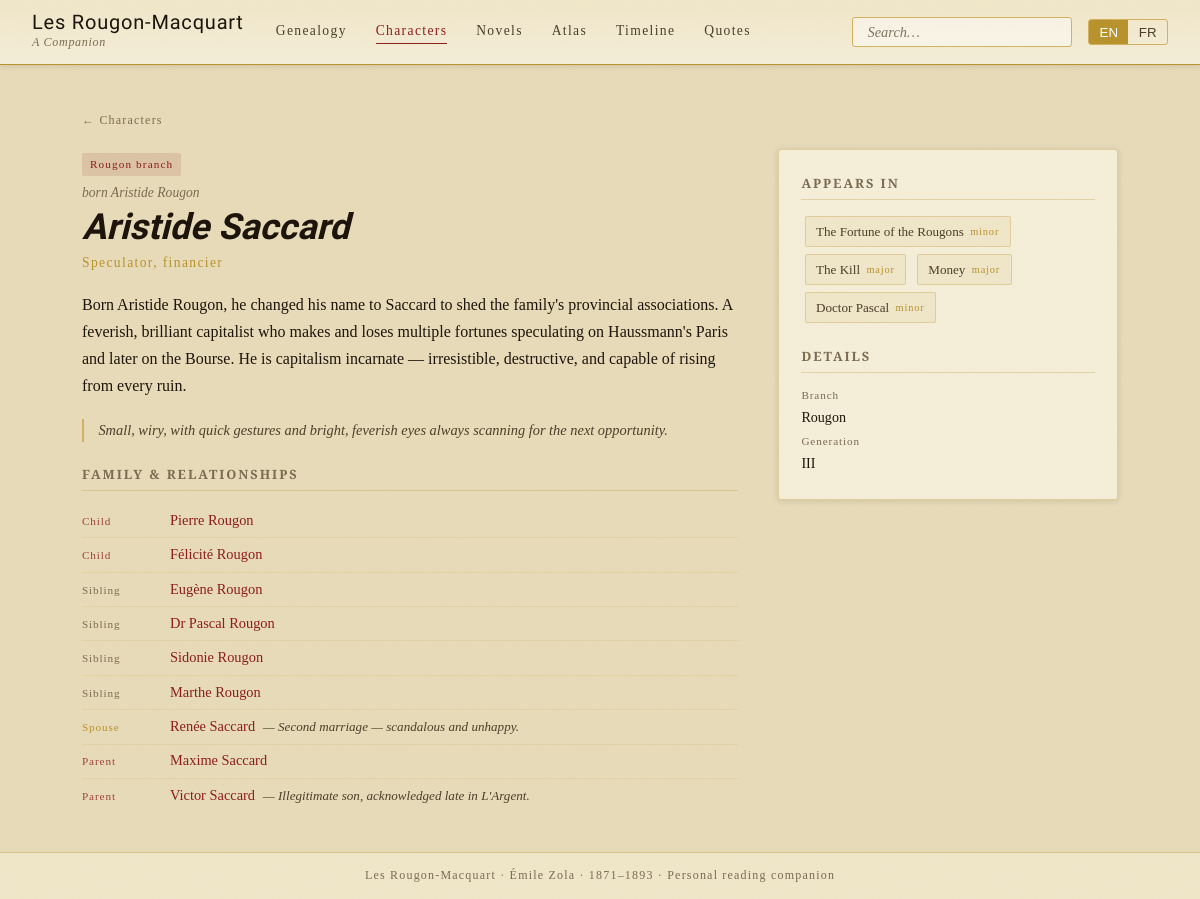
Page /characters/aristide-saccard on the earlier database version.
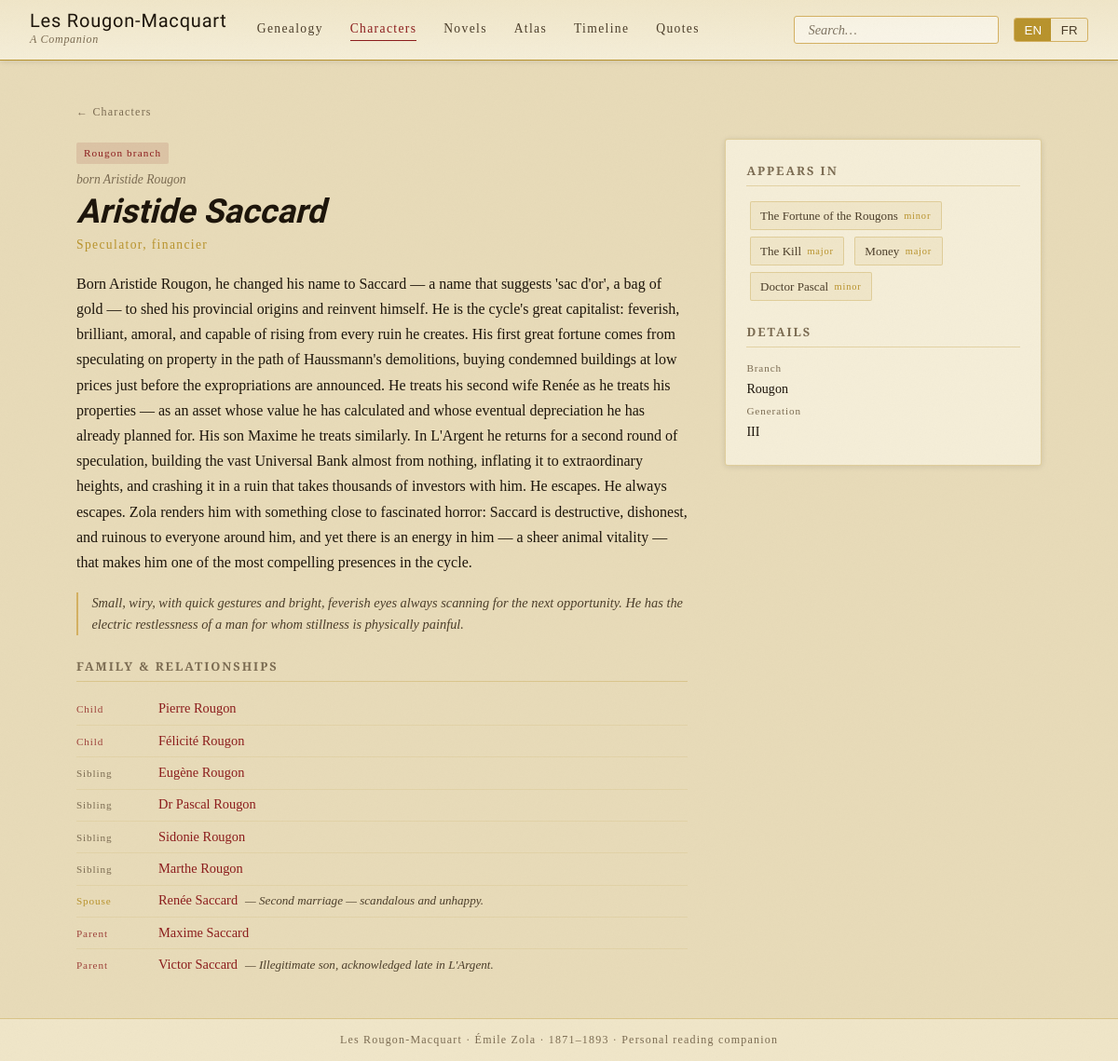
Same page on the later database version.
### app/models.py (models this page shows, shortened)
class Character(Base):
    __tablename__ = "characters"
    id                  = Column(Integer, primary_key=True)
    slug                = Column(String(80), unique=True, nullable=False)
    name                = Column(String(120), nullable=False)
    birth_name          = Column(String(120))               # if different
    occupation          = Column(String(120))
    branch              = Column(String(20))                # rougon | macquart | mouret | other
    generation          = Column(Integer)                   # 0=founders, 1,2,3...
    description_en      = Column(Text)
    description_fr      = Column(Text)
    physical_en         = Column(Text)
    physical_fr         = Column(Text)
    image_url           = Column(String(255))               # Wikimedia or local
    image_credit        = Column(String(255))
    tree_x              = Column(Float)
    tree_y              = Column(Float)
    featured_on_landing = Column(Boolean, default=False)    # shown on landing page tree
    appearances  = relationship("CharacterAppearance", backref="character", cascade="all, delete-orphan")
    quotes       = relationship("Quote", backref="character")
    events       = relationship("EventCharacter", backref="character")
    relations_as_a = relationship("CharacterRelation",
                                  foreign_keys="CharacterRelation.character_a_id",
                                  backref="character_a", cascade="all, delete-orphan")

class CharacterRelation(Base):
    __tablename__ = "character_relations"
    id             = Column(Integer, primary_key=True)
    character_a_id = Column(Integer, ForeignKey("characters.id"), nullable=False)
    character_b_id = Column(Integer, ForeignKey("characters.id"), nullable=False)
    relation_type  = Column(String(40), nullable=False)
    description    = Column(Text)
    __table_args__ = (UniqueConstraint("character_a_id", "character_b_id", "relation_type"),)

class CharacterAppearance(Base):
    __tablename__ = "character_appearances"
    id             = Column(Integer, primary_key=True)
    character_id   = Column(Integer, ForeignKey("characters.id"), nullable=False)
    novel_id       = Column(Integer, ForeignKey("novels.id"), nullable=False)
    role           = Column(String(20), default="major")   # major | minor | mentioned
    spoiler_level  = Column(Integer, default=0)            # 0 = safe, 1 = mild, 2 = heavy
    __table_args__ = (UniqueConstraint("character_id", "novel_id"),)

class Novel(Base):
    __tablename__ = "novels"
    id           = Column(Integer, primary_key=True)
    number       = Column(Integer, nullable=False)          # 1–20 in series order
    slug         = Column(String(80), unique=True, nullable=False)
    title_fr     = Column(String(120), nullable=False)
    title_en     = Column(String(120), nullable=False)
    year         = Column(Integer)
    summary_en   = Column(Text)
    summary_fr   = Column(Text)
    themes       = Column(Text)                             # comma-separated
    setting      = Column(String(120))                      # primary location
    appearances  = relationship("CharacterAppearance", backref="novel", cascade="all, delete-orphan")
    events       = relationship("Event", backref="novel")

### app/routers/characters.py (the view)
@router.get("/{slug}", response_class=HTMLResponse)
async def character_detail(slug: str, request: Request, db: Session = Depends(get_db)):
    character = db.query(Character).filter(Character.slug == slug).first()
    if not character:
        raise HTTPException(status_code=404, detail="Character not found")
    relations_a = (
        db.query(CharacterRelation)
        .filter(CharacterRelation.character_a_id == character.id)
        .all()
    )
    related_chars = []
    for rel in relations_a:
        other = db.query(Character).filter(Character.id == rel.character_b_id).first()
        if other:
            related_chars.append({
                "character": other,
                "relation_type": rel.relation_type,
                "description": rel.description,
            })
    appearances = (
        db.query(CharacterAppearance)
        .filter(CharacterAppearance.character_id == character.id)
        .join(Novel)
        .order_by(Novel.number)
        .all()
    )
    return templates.TemplateResponse(
        request, "characters/detail.html",
        {
            "character": character,
            "relations": related_chars,
            "appearances": appearances,
        }
    )

### app/templates/characters/detail.html (shortened to what this page needs)
{% extends "base.html" %}
{% block content %}
<div class="page-container animate-in">
  <div style="margin-bottom:1rem;">
    <a href="/characters" style="font-family:var(--font-sc);font-size:0.75rem;letter-spacing:.1em;color:var(--ink-light);">
      ← Characters
    </a>
  </div>
  <div class="character-layout">
    <div class="character-main">
      <span class="branch-badge {{ character.branch or 'other' }}">
        {{ character.branch | capitalize if character.branch else 'Other' }} branch
      </span>
      {% if character.birth_name and character.birth_name != character.name %}
      <p style="font-size:0.85rem;font-style:italic;color:var(--ink-light);margin-bottom:0.2rem;">
        born {{ character.birth_name }}
      </p>
      {% endif %}
      <h1 class="character-name">{{ character.name }}</h1>
      <p class="character-occupation">{{ character.occupation or '' }}</p>
      <div class="character-description">
        <span class="lang-text-en">{{ character.description_en or '' }}</span>
      </div>
      {% if character.physical_en %}
      <div class="character-physical">
        <span class="lang-text-en">{{ character.physical_en }}</span>
      </div>
      {% endif %}
      {% if relations %}
      <h2 class="section-heading" data-en="Family & Relationships" data-fr="Famille et relations">
      </h2>
      <ul class="relation-list">
        {% for rel in relations %}
        <li class="relation-item">
          <span class="relation-type relation-{{ rel.relation_type }}">
            {%- if rel.relation_type == 'parent' -%}Parent
            {%- elif rel.relation_type == 'child' -%}Child
            {%- elif rel.relation_type == 'sibling' -%}Sibling
            {%- elif rel.relation_type == 'spouse' -%}Spouse
            {%- elif rel.relation_type == 'union' -%}Partner
            {%- elif rel.relation_type == 'lover' -%}Lover
            {%- elif rel.relation_type == 'grandchild' -%}Grandchild
            {%- elif rel.relation_type == 'grandparent' -%}Grandparent
            {%- elif rel.relation_type == 'sibling-in-law' -%}In-law
            {%- else -%}{{ rel.relation_type | capitalize }}
            {%- endif -%}
          </span>
          <a href="/characters/{{ rel.character.slug }}">{{ rel.character.name }}</a>
          {% if rel.description %}
          <span style="font-size:0.82rem;font-style:italic;color:var(--ink-faded);">— {{ rel.description }}</span>
          {% endif %}
        </li>
        {% endfor %}
      </ul>
      {% endif %}
    </div>
    <div class="character-sidebar">
      {% if appearances %}
      <h2 class="section-heading" data-en="Appears In" data-fr="Apparaît dans">Appears In</h2>
      <div style="margin-bottom:1.2rem;">
        {% for app in appearances %}
        <a href="/novels/{{ app.novel.slug }}" class="novel-pill">
          <span class="lang-text-en">{{ app.novel.title_en }}</span>
          <span class="pill-role">{{ app.role }}</span>
        </a>
        {% endfor %}
      </div>
      {% endif %}
      <h2 class="section-heading" data-en="Details" data-fr="Détails">Details</h2>
      <dl style="font-size:0.88rem;line-height:1.8;">
        <dt style="font-family:var(--font-sc);font-size:0.7rem;letter-spacing:.08em;color:var(--ink-light);"
            data-en="Branch" data-fr="Branche">Branch</dt>
        <dd>{{ character.branch | capitalize if character.branch else '—' }}</dd>
        <dt style="font-family:var(--font-sc);font-size:0.7rem;letter-spacing:.08em;color:var(--ink-light);"
            data-en="Generation" data-fr="Génération">Generation</dt>
        <dd>{{ 'I' if character.generation == 0 else ('II' if character.generation == 1 else ('III' if character.generation == 2 else 'IV')) }}</dd>
      </dl>
    </div>
  </div>
</div>
{% endblock %}

Differences in the rows shown:
changed Character "Aristide Saccard": description_en "…his name to Saccard to shed the family's provincial associations. A feverish, brilliant capitalist who makes and loses multiple fortunes speculating on Haussmann's Paris and later on the Bourse. He is capitalism incarnate — irresistible, destructive, and capable of rising from every ruin." → "…his name to Saccard — a name that suggests 'sac d'or', a bag of gold — to shed his provincial origins and reinvent himself. He is the cycle's great capitalist: feverish, brilliant, amoral, and capable of rising from every ruin he creates. His first great fortune comes from speculating on property in the path of Haussmann's demolitions, buying condemned buildings at low prices just before the expropriations are announced. He treats his second wife Renée as he treats his properties — as an asset whose value he has calculated and whose eventual depreciation he has already planned for. His son Maxime he treats similarly. In L'Argent he returns for a second round of speculation, building the…"; physical_en "Small, wiry, with quick gestures and bright, feverish eyes always scanning for the next opportunity." → "…for the next opportunity. He has the electric restlessness of a man for whom stillness is physically painful."
